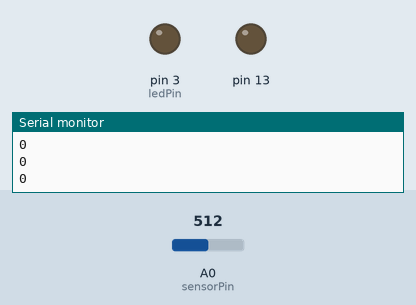
The sketch below on a simulated Arduino Uno, built with avr-gcc and run on an emulated ATmega328P. On the bench: output pins drawn as LEDs (lit = HIGH), the last lines printed to the serial monitor. The inputs (shaded band) are chosen by the test bench; at power-on: A0 (sensorPin) = 512.

Above: at 6.2 s.
6.3 s: A0 (sensorPin) set to 306
At 7.0 s:
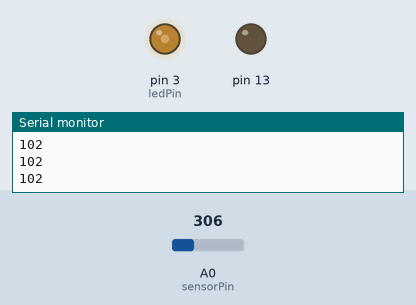
7.8 s: A0 (sensorPin) set to 122
At 8.1 s:
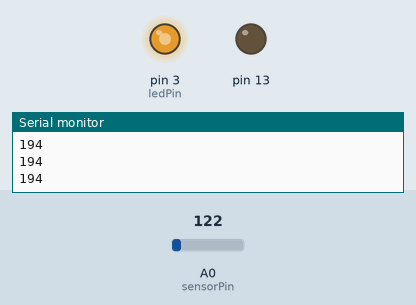
Timing chart, 0 to 10.8 s (numbered marks = the images above; inputs shaded):
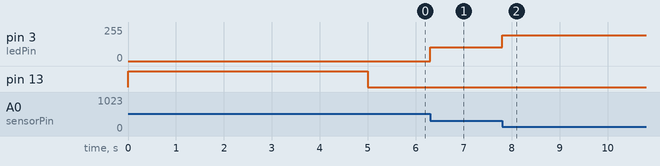

The sketch:

AnalogCalibrate.ino
```cpp
// Sensor Calibration
const int sensorPin = A0;
const int ledPin = 3;

int sensorValue = 0;
int sensorMin = 1023;
int sensorMax = 0;

void setup()
{
  pinMode(13, OUTPUT);
  digitalWrite(13, HIGH);

  while (millis() < 5000)
  {
    sensorValue = analogRead(sensorPin);
    if (sensorValue > sensorMax)
    {
      sensorMin = sensorValue;
    }

    if (sensorValue < sensorMin)
    {
      sensorMin = sensorValue;
    }
  }

  digitalWrite(13, LOW);
  Serial.begin(9600);
  Serial.print("Min: ");
  Serial.println(sensorMin);
  Serial.print("Max: ");
  Serial.println(sensorMax);
}

void loop()
{
  sensorValue = analogRead(sensorPin);
  sensorValue = map(sensorValue, sensorMin, sensorMax, 0, 255);
  sensorValue = constrain(sensorValue, 0, 255);
  Serial.println(sensorValue);
  analogWrite(ledPin, sensorValue);
  delay(10);
}
```

Measured:
- after the input at 6.3 s, pin 3 (ledPin): 0/255 → 102/255 at once
- after the input at 7.8 s, pin 3 (ledPin): 102/255 → 194/255 at once
